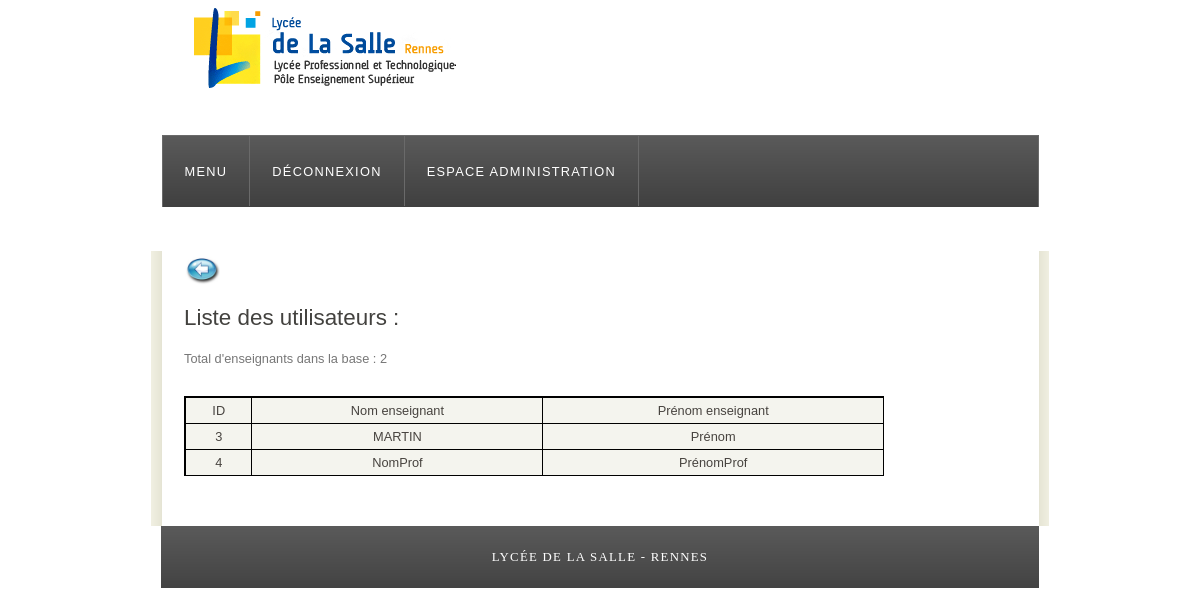
Page /admin/listeUtilisateur.php on the committed database.
### tables this page shows
CREATE TABLE IF NOT EXISTS `hse_enseignants` (
  `ENSEIGNANT_ID` int(11) NOT NULL AUTO_INCREMENT,
  `ENSEIGNANT_NOM` varchar(40) DEFAULT NULL,
  `ENSEIGNANT_PRENOM` varchar(40) DEFAULT NULL,
  `ENSEIGNANT_LOGIN` varchar(40) DEFAULT NULL,
  `ENSEIGNANT_MDP` varchar(60) DEFAULT NULL,
  PRIMARY KEY (`ENSEIGNANT_ID`)
);

### admin/listeUtilisateur.php (the view, shortened to what this page needs)
<?php
include_once('../include/fonctions.php');
?>
<!DOCTYPE HTML>
<html>
<head>
  <link rel="stylesheet" type="text/css" href="../style/style.css" />
</head>
<body>
  <div id="main">
    <div id="header">
      <div id="logo">
      </div>
      <div id="menubar">
        <ul id="menu">
          <li class="selected"><a href="gestionAdmin.php">Menu</a></li>
          <li class="selected"><a href="../index.php?action=deconnexion">Déconnexion</a></li>
          <li class="selected"><a>Espace administration</a>
        </ul>
      </div>
    </div>
    <div id="site_content">
      <div id="content">
      <a href="gestionAdminAppli.php"><img src='../images/back.jpg' height='36' width='36'></a>
      <h1>Liste des utilisateurs : </h1>
      <?php
      $resultat = $cnx->query("SELECT COUNT(*) AS Nb FROM hse_enseignants;");
      $resultat->setFetchMode(PDO::FETCH_OBJ);
      $ligne = $resultat->fetch();
      $countUtilisateurs = $ligne->Nb;
      if ($countUtilisateurs > 0) {
      $lesEnseignants = $cnx->query("SELECT enseignant_id AS ensID, enseignant_nom AS ensNom, enseignant_prenom AS ensPrenom FROM hse_enseignants ORDER BY enseignant_nom;");
      $lesEnseignants->setFetchMode(PDO::FETCH_OBJ);
      $unEnseignant = $lesEnseignants->fetch();
      echo "Total d'enseignants dans la base : ".$countUtilisateurs;
      echo "<table class='tableau'> ";
      echo "<thead>
              <tr>
                <td>ID</td>
                <td>Nom enseignant</td>
                <td>Prénom enseignant</td>
              </tr>
            </thead>";
      while ($unEnseignant) {
      echo "<tr><td> ".($unEnseignant->ensID)."</td>";
      echo "<td> ".utf8_encode($unEnseignant->ensNom)."</td>";
      echo "<td> ".utf8_encode($unEnseignant->ensPrenom)."</td></tr>";
      $unEnseignant = $lesEnseignants->fetch();
      }
      echo "</table>";
      }
      else {
        echo "<p> Aucun enseignant n'est présent dans la base de données ! </p>";
      }
      ?>
      </div>
    </div>
    <div id="footer">
      <a href="http://www.lycee-delasalle.com/">Lycée De La Salle - RENNES</a>
    </div>
  </div>
</body>
</html>

### style/style.css (style rules this page uses)
html { height: 100%; }
* { margin: 0; padding: 0; }
body { font: normal .80em 'trebuchet ms', arial, sans-serif; background: #FFFFFF; color: #777; }
img { border: 0; }
h1, h2, h3, h4, h5, h6 { font: normal 175% 'century gothic', arial, sans-serif; color: #43423F; margin: 0 0 15px 0; padding: 15px 0 5px 0; }
a, a:hover { outline: none; text-decoration: underline; color: #14CECC; }
ul { margin: 2px 0 22px 17px; }
ul li { list-style-type: circle; margin: 0 0 6px 0; padding: 0 0 4px 5px; }
#main, #logo, #menubar, #site_content, #footer { margin-left: auto; margin-right: auto; }
#header { background: #FFFFFF; border-bottom: 1px solid #FFF; height: 250px; }
#logo { width: 829px; position: relative; height: 135px; background: url(logo_dls.png) no-repeat; }
#menubar { width: 875px; height: 71px; padding: 0px 0 0 0px; border: 1px solid #6A6A6A; border-bottom: 0; background: #555 url(menu.png) repeat-x; }
ul#menu { float: left; margin: 0; padding: 0; }
ul#menu li { float: left; margin: 0px 0 0 0; padding: 0px 0 0 0px; list-style: none; }
ul#menu li a { letter-spacing: 0.1em; font: normal 100% 'trebuchet ms', arial; display: block; float: left; height: 38px; padding: 28px 22px 4px 22px; text-align: center; color: #CDC090; text-transform: uppercase; text-decoration: none; border-right: 1px solid #6A6A6A; background: transparent; }
ul#menu li a:hover, ul#menu li.selected a, ul#menu li.selected a:hover { color: #FFF; }
#site_content { width: 845px; overflow: hidden; margin: 0 auto 0 auto; padding: 0px 20px 20px 33px; background: #FFF url(content.png) repeat-y; }
#content { text-align: left; width: 590px; padding: 0; }
#footer { width: 878px; font: normal 100% "lucida sans unicode"; height: 33px; padding: 24px 0 5px 0; text-align: center; background: #555 url(menu.png) repeat-x; color: #CDC090; text-transform: uppercase; letter-spacing: 0.1em; }
#footer a { color: #FFF; text-decoration: none; }
table { margin: 10px 0 30px 0; }
table tr th, table tr td { background: #3B3B3B; color: #FFF; padding: 7px 4px; text-align: left; }
table tr td { background: #F4F4EE; color: #47433F; border-top: 1px solid #FFF; }

### admin/listeUtilisateur.php (style rules this page uses)
table { border-spacing: 0; width: 700px; margin: 30px auto 30px auto; background-color: rgb(230, 230, 230); }
.tableau { border: 1px solid #000; }
.tableau td, .tableau th { border-left: 1px solid #000; border-top: 1px solid #000; padding: 5px; text-align: center; }

### rows in the picture
hse_enseignants: ENSEIGNANT_ID "3", ENSEIGNANT_NOM "MARTIN", ENSEIGNANT_PRENOM "Prénom"
hse_enseignants: ENSEIGNANT_ID "4", ENSEIGNANT_NOM "NomProf", ENSEIGNANT_PRENOM "PrénomProf"

### other values in the picture
$countUtilisateurs "2"
